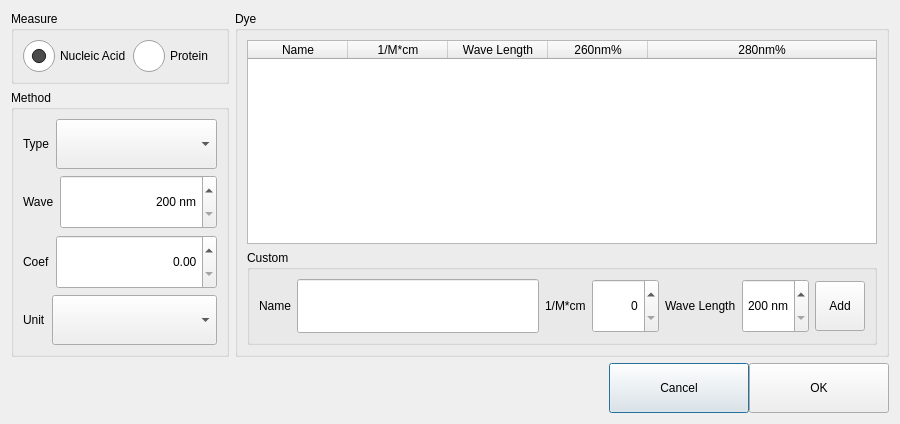
<?xml version="1.0" encoding="UTF-8"?>
<ui version="4.0">
 <class>MaDialog</class>
 <widget class="QDialog" name="MaDialog">
  <property name="geometry">
   <rect>
    <x>0</x>
    <y>0</y>
    <width>900</width>
    <height>422</height>
   </rect>
  </property>
  <property name="maximumSize">
   <size>
    <width>900</width>
    <height>480</height>
   </size>
  </property>
  <property name="windowTitle">
   <string>Micro Array</string>
  </property>
  <property name="styleSheet">
   <string notr="true">QLabel,QSpinBox,QDoubleSpinBox,QPushButton,QToolButton,QLineEdit,QComboBox{
	min-height:48px;
	font: 12pt &quot;黑体&quot;;
}

QGroupBox{
	font: Bold 14pt &quot;黑体&quot;;
}


QRadioButton::indicator { 
	width: 32px;
	height: 32px;
}
/*单选框未选中样式*/
QRadioButton::indicator::unchecked {
	image: url(:/icons/uncheck.png);
}
/*单选框选中样式*/
QRadioButton::indicator::checked { 
	image: url(:/icons/check.png);
}
/*RadioButton和checkbox字体和间距设置*/
QRadioButton ,QCheckBox{
	spacing: 5px;
	font: 12pt &quot;黑体&quot;;
}

/*spinbox 抬起样式*/
QTimeEdit::up-button,QDoubleSpinBox::up-button,QSpinBox::up-button {subcontrol-origin:border;
    subcontrol-position:right;
	image: url(:/icons/up_left.png);
	background-color: rgb(255, 255, 255);
    width: 36px;
    height: 50px;       
}
QTimeEdit::down-button,QDoubleSpinBox::down-button,QSpinBox::down-button {subcontrol-origin:border;
    subcontrol-position:left;
	image: url(:/icons/up_right.png);
	background-color: rgb(255, 255, 255);
    width: 36px;
    height: 50px;
}

/*按钮按下样式*/
QTimeEdit::up-button:pressed,QDoubleSpinBox::up-button:pressed,QSpinBox::up-button:pressed{subcontrol-origin:border;
    subcontrol-position:right;
    image: url(:/icons/up_left.png);
	background-color: rgb(255, 255, 255);
    width: 35px;
    height: 49px;       
}
  
QTimeEdit::down-button:pressed,QDoubleSpinBox::down-button:pressed,QSpinBox::down-button:pressed,QSpinBox::down-button:pressed{
    subcontrol-position:left;
    image: url(:/icons/up_right.png);
	background-color: rgb(255, 255, 255);
    width: 35px;
    height: 49px;   
}</string>
  </property>
  <layout class="QVBoxLayout" name="verticalLayout_3" stretch="1,0">
   <item>
    <layout class="QHBoxLayout" name="horizontalLayout_9" stretch="1,3">
     <item>
      <layout class="QVBoxLayout" name="verticalLayout_2">
       <item>
        <widget class="QGroupBox" name="measureGBox">
         <property name="title">
          <string>Measure</string>
         </property>
         <layout class="QHBoxLayout" name="horizontalLayout_6">
          <item>
           <widget class="QRadioButton" name="naRBtn">
            <property name="text">
             <string>Nucleic Acid</string>
            </property>
            <property name="checked">
             <bool>true</bool>
            </property>
           </widget>
          </item>
          <item>
           <widget class="QRadioButton" name="ptRBtn">
            <property name="text">
             <string>Protein</string>
            </property>
           </widget>
          </item>
         </layout>
        </widget>
       </item>
       <item>
        <widget class="QGroupBox" name="methodGBox">
         <property name="title">
          <string>Method</string>
         </property>
         <layout class="QVBoxLayout" name="verticalLayout">
          <item>
           <layout class="QHBoxLayout" name="horizontalLayout" stretch="0,1">
            <item>
             <widget class="QLabel" name="typeLabel">
              <property name="text">
               <string>Type</string>
              </property>
             </widget>
            </item>
            <item>
             <widget class="QComboBox" name="typeComboBox">
              <property name="iconSize">
               <size>
                <width>48</width>
                <height>48</height>
               </size>
              </property>
             </widget>
            </item>
           </layout>
          </item>
          <item>
           <layout class="QHBoxLayout" name="horizontalLayout_5" stretch="0,1">
            <item>
             <widget class="QLabel" name="waveLabel">
              <property name="text">
               <string>Wave</string>
              </property>
             </widget>
            </item>
            <item>
             <widget class="QSpinBox" name="waveSpinBox">
              <property name="alignment">
               <set>Qt::AlignRight|Qt::AlignTrailing|Qt::AlignVCenter</set>
              </property>
              <property name="suffix">
               <string> nm</string>
              </property>
              <property name="minimum">
               <number>200</number>
              </property>
              <property name="maximum">
               <number>850</number>
              </property>
             </widget>
            </item>
           </layout>
          </item>
          <item>
           <layout class="QHBoxLayout" name="horizontalLayout_2" stretch="0,1">
            <item>
             <widget class="QLabel" name="ceofLabel">
              <property name="text">
               <string>Coef</string>
              </property>
             </widget>
            </item>
            <item>
             <widget class="QDoubleSpinBox" name="ceofDoubleSpinBox">
              <property name="alignment">
               <set>Qt::AlignRight|Qt::AlignTrailing|Qt::AlignVCenter</set>
              </property>
             </widget>
            </item>
           </layout>
          </item>
          <item>
           <layout class="QHBoxLayout" name="horizontalLayout_3" stretch="0,1">
            <item>
             <widget class="QLabel" name="uintLabel">
              <property name="text">
               <string>Unit</string>
              </property>
             </widget>
            </item>
            <item>
             <widget class="QComboBox" name="uintComboBox">
              <property name="iconSize">
               <size>
                <width>48</width>
                <height>48</height>
               </size>
              </property>
             </widget>
            </item>
           </layout>
          </item>
         </layout>
        </widget>
       </item>
      </layout>
     </item>
     <item>
      <widget class="QGroupBox" name="dyeGBox">
       <property name="title">
        <string>Dye</string>
       </property>
       <layout class="QVBoxLayout" name="verticalLayout_4">
        <item>
         <widget class="QTableWidget" name="tableWidget">
          <property name="editTriggers">
           <set>QAbstractItemView::NoEditTriggers</set>
          </property>
          <attribute name="horizontalHeaderStretchLastSection">
           <bool>true</bool>
          </attribute>
          <attribute name="verticalHeaderVisible">
           <bool>false</bool>
          </attribute>
          <column>
           <property name="text">
            <string>Name</string>
           </property>
          </column>
          <column>
           <property name="text">
            <string>1/M*cm</string>
           </property>
          </column>
          <column>
           <property name="text">
            <string>Wave Length</string>
           </property>
          </column>
          <column>
           <property name="text">
            <string>260nm%</string>
           </property>
          </column>
          <column>
           <property name="text">
            <string>280nm%</string>
           </property>
          </column>
         </widget>
        </item>
        <item>
         <widget class="QGroupBox" name="customGBox">
          <property name="title">
           <string>Custom</string>
          </property>
          <layout class="QHBoxLayout" name="horizontalLayout_7">
           <item>
            <widget class="QLabel" name="nameLabel">
             <property name="text">
              <string>Name</string>
             </property>
            </widget>
           </item>
           <item>
            <widget class="QLineEdit" name="nameLineEdit"/>
           </item>
           <item>
            <widget class="QLabel" name="label_2">
             <property name="text">
              <string>1/M*cm</string>
             </property>
            </widget>
           </item>
           <item>
            <widget class="QSpinBox" name="spinBox">
             <property name="alignment">
              <set>Qt::AlignRight|Qt::AlignTrailing|Qt::AlignVCenter</set>
             </property>
             <property name="maximum">
              <number>10000000</number>
             </property>
            </widget>
           </item>
           <item>
            <widget class="QLabel" name="Label">
             <property name="text">
              <string>Wave Length</string>
             </property>
            </widget>
           </item>
           <item>
            <widget class="QSpinBox" name="wlSpinBox">
             <property name="alignment">
              <set>Qt::AlignRight|Qt::AlignTrailing|Qt::AlignVCenter</set>
             </property>
             <property name="suffix">
              <string> nm</string>
             </property>
             <property name="minimum">
              <number>200</number>
             </property>
             <property name="maximum">
              <number>850</number>
             </property>
            </widget>
           </item>
           <item>
            <widget class="QToolButton" name="addTBtn">
             <property name="minimumSize">
              <size>
               <width>50</width>
               <height>50</height>
              </size>
             </property>
             <property name="maximumSize">
              <size>
               <width>50</width>
               <height>50</height>
              </size>
             </property>
             <property name="text">
              <string>Add</string>
             </property>
            </widget>
           </item>
          </layout>
         </widget>
        </item>
       </layout>
      </widget>
     </item>
    </layout>
   </item>
   <item>
    <layout class="QHBoxLayout" name="horizontalLayout_8">
     <property name="spacing">
      <number>0</number>
     </property>
     <item>
      <spacer name="horizontalSpacer">
       <property name="orientation">
        <enum>Qt::Horizontal</enum>
       </property>
       <property name="sizeHint" stdset="0">
        <size>
         <width>40</width>
         <height>20</height>
        </size>
       </property>
      </spacer>
     </item>
     <item>
      <widget class="QPushButton" name="cancelPBtn">
       <property name="minimumSize">
        <size>
         <width>140</width>
         <height>50</height>
        </size>
       </property>
       <property name="text">
        <string>Cancel</string>
       </property>
      </widget>
     </item>
     <item>
      <widget class="QPushButton" name="okPBtn">
       <property name="minimumSize">
        <size>
         <width>140</width>
         <height>50</height>
        </size>
       </property>
       <property name="text">
        <string>OK</string>
       </property>
      </widget>
     </item>
    </layout>
   </item>
  </layout>
 </widget>
 <resources/>
 <connections/>
</ui>
